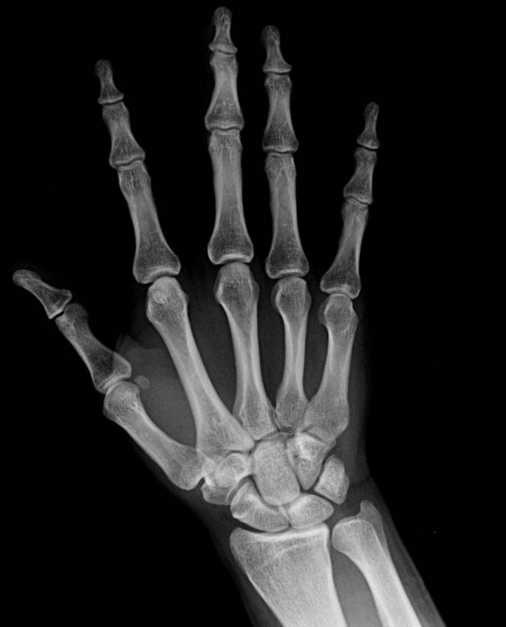
#> input picture img_encryption/images/grey/med.png, 506 x 627 px
$ python histogram.py
#> lines starting #> are read from the running program, lines starting #| are printed output that depends on the picture
# -*-coding:utf-8 -*-

"""
# File       : histogram.py
# Time       ：2024/10/6 23:27
# Author     ：chenyu
# version    ：python 3.8
# Description：
"""
import warnings
warnings.filterwarnings('ignore')
import cv2
from matplotlib import pyplot as plt


# 生成直方图
def histogram(origin_p, encrypt_p, save_p):
#> called with origin_p = '../images/grey/med.png', encrypt_p = '../CDBEA/result/med_encrypt.png'
    from PIL import Image  # 如果你需要从文件中加载图像
    import numpy as np
    # 方法1：直接从文件加载图像（使用PIL库）
    img1 = Image.open(origin_p)
#> img1 is the input picture: PIL image 506x627 RGB; min 0, max 232, mean 34.9
    img1 = np.array(img1)
    img2 = Image.open(encrypt_p)
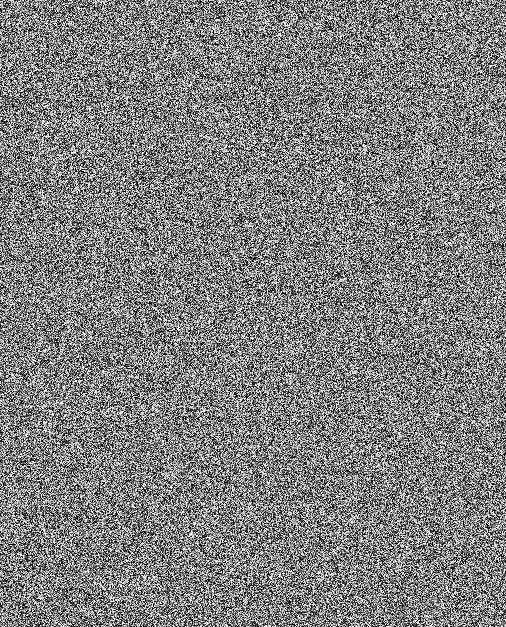
#> input picture img_encryption/CDBEA/result/med_encrypt.png, 506 x 627 px
#> img2 is the input picture: PIL image 506x627 L; min 0, max 255, mean 127.9
    img2 = np.array(img2)

    src1 = cv2.imread(origin_p, cv2.IMREAD_GRAYSCALE)
#> src1: shape (627, 506); min 0, max 232, mean 34.9
    src2 = cv2.imread(encrypt_p, cv2.IMREAD_GRAYSCALE)
    plt.figure(figsize=(12, 3))
    plt.title("histogram")
    plt.subplot(141)
    plt.imshow(img1, cmap='gray')
    plt.subplot(142)
    plt.hist(src1.ravel(), 256)
    plt.subplot(143)
    plt.imshow(img2, cmap='gray')
    plt.subplot(144)
    plt.hist(src2.ravel(), 256)
    plt.tight_layout()
    # plt.savefig(save_p)
    plt.show()
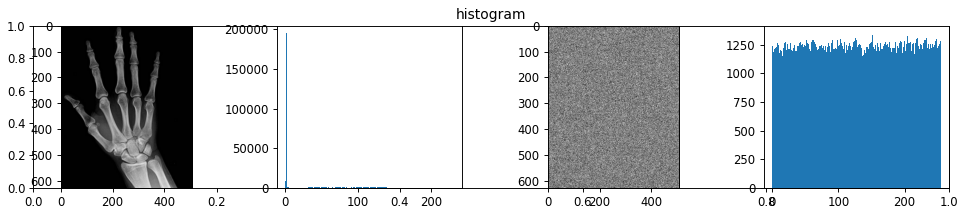
#> figure drawn by matplotlib, 4 panels; panel 2: tallest bar 195035 high, from x = 0.906 to 1.81; panel 4: tallest bar 1350 high, from x = 24.9 to 25.9

if __name__ == '__main__':
    histogram('../images/grey/med.png', '../CDBEA/result/med_encrypt.png', None)
